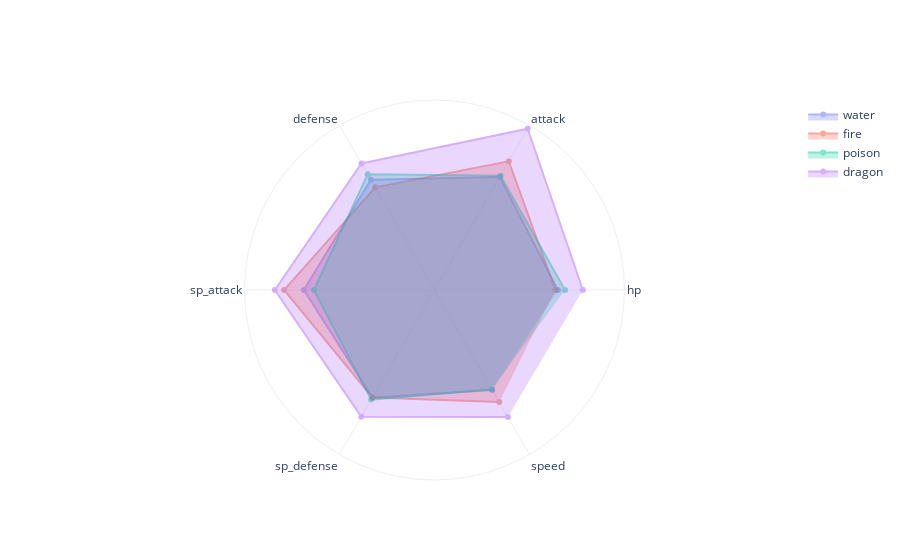

The cell this chart's notebook holds for it:
### Code cell
lista_tipos = ['water', 'fire', 'poison', 'dragon']

comparar_stats(df, lista_tipos)

### Figure 1 — Plotly figure (JSON) as saved in the notebook; plotly's stock layout.template omitted (floating-point values rounded to 4 significant figures)
{"data": [{"fill": "toself", "hoveron": "points", "hovertemplate": "%{theta}: %{r}", "name": "water", "opacity": 0.5, "r": [70.89, 74.99, 73.12, 75.01, 71.4, 66.34], "theta": ["hp", "attack", "defense", "sp_attack", "sp_defense", "speed"], "type": "scatterpolar"}, {"fill": "toself", "hoveron": "points", "hovertemplate": "%{theta}: %{r}", "name": "fire", "opacity": 0.5, "r": [69.43, 85.4, 68.11, 86.42, 71.29, 74.37], "theta": ["hp", "attack", "defense", "sp_attack", "sp_defense", "speed"], "type": "scatterpolar"}, {"fill": "toself", "hoveron": "points", "hovertemplate": "%{theta}: %{r}", "name": "poison", "opacity": 0.5, "r": [74.98, 75.88, 76.73, 69.27, 72.73, 65.93], "theta": ["hp", "attack", "defense", "sp_attack", "sp_defense", "speed"], "type": "scatterpolar"}, {"fill": "toself", "hoveron": "points", "hovertemplate": "%{theta}: %{r}", "name": "dragon", "opacity": 0.5, "r": [85.24, 107.0, 83.93, 91.73, 84.1, 84.34], "theta": ["hp", "attack", "defense", "sp_attack", "sp_defense", "speed"], "type": "scatterpolar"}], "layout": {"polar": {"radialaxis": {"visible": false}}, "showlegend": true}}
